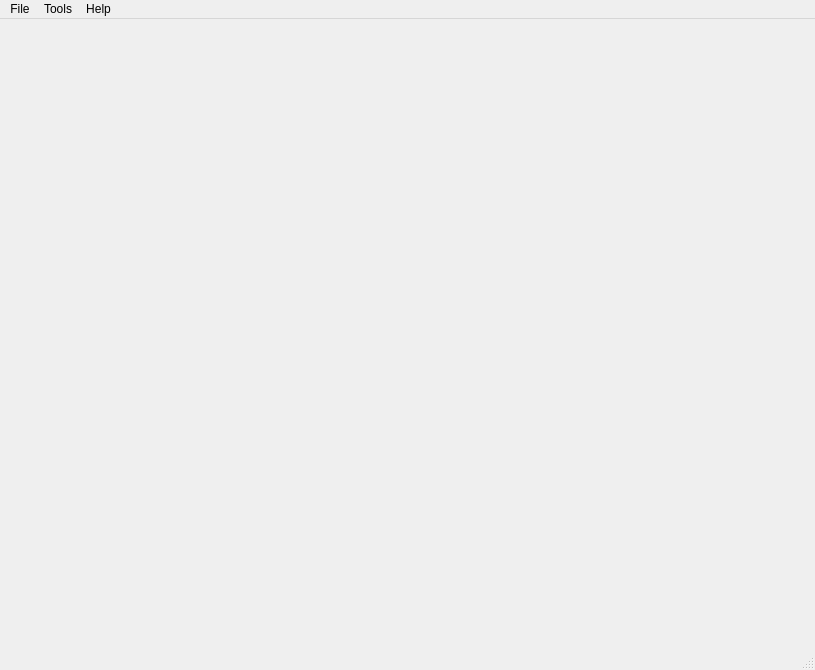
<?xml version="1.0" encoding="UTF-8"?>
<ui version="4.0">
 <class>Logan</class>
 <widget class="QMainWindow" name="Logan">
  <property name="geometry">
   <rect>
    <x>0</x>
    <y>0</y>
    <width>815</width>
    <height>670</height>
   </rect>
  </property>
  <property name="sizePolicy">
   <sizepolicy hsizetype="Expanding" vsizetype="Expanding">
    <horstretch>0</horstretch>
    <verstretch>0</verstretch>
   </sizepolicy>
  </property>
  <property name="acceptDrops">
   <bool>false</bool>
  </property>
  <property name="windowTitle">
   <string>Logan</string>
  </property>
  <property name="windowIcon">
   <iconset theme="badger">
    <normaloff>../icons/icons8-badger-80.png</normaloff>../icons/icons8-badger-80.png</iconset>
  </property>
  <widget class="RootLogfileDisplay" name="loganDisplay">
   <property name="sizePolicy">
    <sizepolicy hsizetype="Expanding" vsizetype="Expanding">
     <horstretch>5</horstretch>
     <verstretch>5</verstretch>
    </sizepolicy>
   </property>
   <layout class="QHBoxLayout" name="horizontalLayout">
    <item>
     <layout class="QHBoxLayout" name="displayLayout">
      <property name="sizeConstraint">
       <enum>QLayout::SetNoConstraint</enum>
      </property>
     </layout>
    </item>
   </layout>
  </widget>
  <widget class="QMenuBar" name="menubar">
   <property name="geometry">
    <rect>
     <x>0</x>
     <y>0</y>
     <width>815</width>
     <height>21</height>
    </rect>
   </property>
   <widget class="QMenu" name="menuFile">
    <property name="title">
     <string>File</string>
    </property>
    <addaction name="actionNewProject"/>
    <addaction name="actionOpenProject"/>
    <addaction name="actionAddRemoteFile"/>
    <addaction name="actionAddLocalFile"/>
    <addaction name="actionSettings"/>
    <addaction name="actionClose"/>
   </widget>
   <widget class="QMenu" name="menuTools">
    <property name="title">
     <string>Tools</string>
    </property>
    <addaction name="actionSearch"/>
    <addaction name="actionGrep"/>
   </widget>
   <widget class="QMenu" name="menuHelp">
    <property name="title">
     <string>Help</string>
    </property>
    <addaction name="actionManual"/>
    <addaction name="actionAbout"/>
   </widget>
   <addaction name="menuFile"/>
   <addaction name="menuTools"/>
   <addaction name="menuHelp"/>
  </widget>
  <widget class="QStatusBar" name="statusbar"/>
  <action name="actionAddLocalFile">
   <property name="text">
    <string>Add local file</string>
   </property>
  </action>
  <action name="actionSearch">
   <property name="text">
    <string>Search</string>
   </property>
  </action>
  <action name="actionGrep">
   <property name="text">
    <string>Grep</string>
   </property>
  </action>
  <action name="actionOpenProject">
   <property name="text">
    <string>Open project</string>
   </property>
  </action>
  <action name="actionNewProject">
   <property name="text">
    <string>New project</string>
   </property>
  </action>
  <action name="actionClose">
   <property name="text">
    <string>Close</string>
   </property>
  </action>
  <action name="actionSettings">
   <property name="text">
    <string>Settings</string>
   </property>
  </action>
  <action name="actionAbout">
   <property name="text">
    <string>About</string>
   </property>
  </action>
  <action name="actionManual">
   <property name="text">
    <string>Manual</string>
   </property>
  </action>
  <action name="actionAddRemoteFile">
   <property name="text">
    <string>Add remote file</string>
   </property>
  </action>
 </widget>
 <customwidgets>
  <customwidget>
   <class>RootLogfileDisplay</class>
   <extends>QWidget</extends>
   <header>rootlogfiledisplay.h</header>
   <container>1</container>
  </customwidget>
 </customwidgets>
 <resources/>
 <connections/>
</ui>
